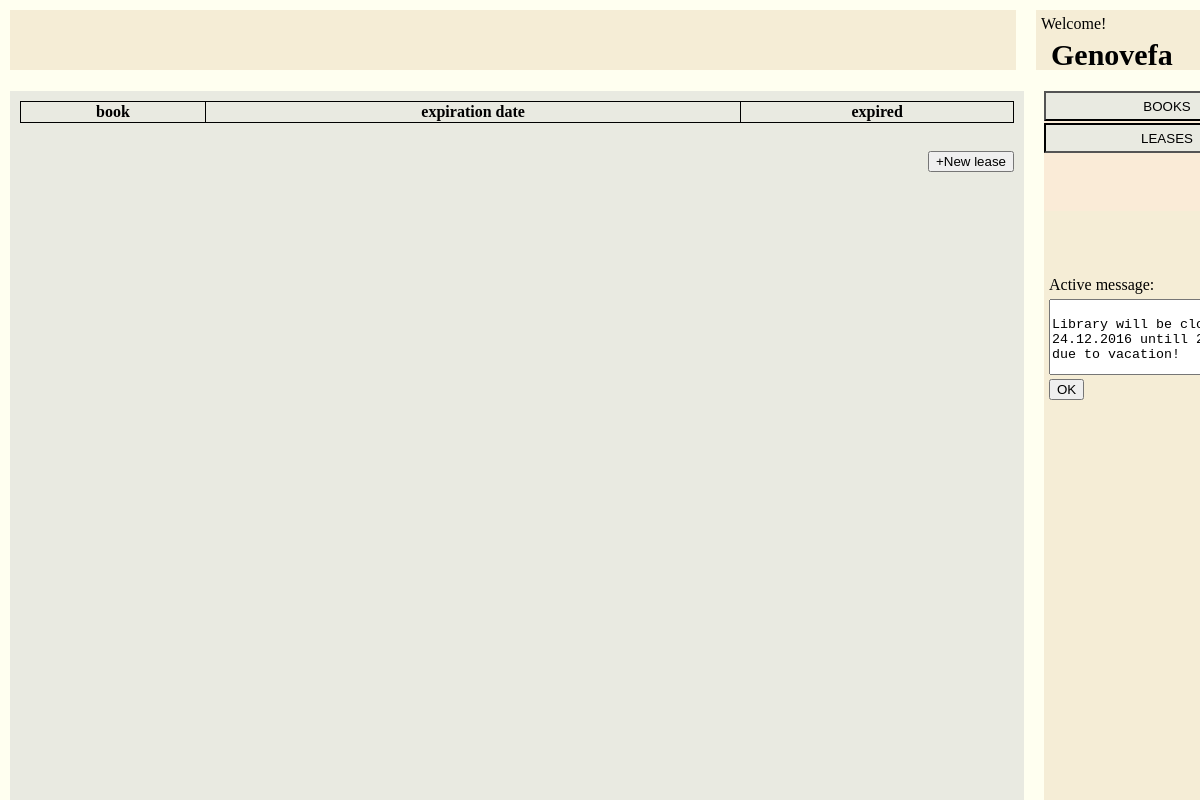
The app's page /library/leases/ (signed in), older data.
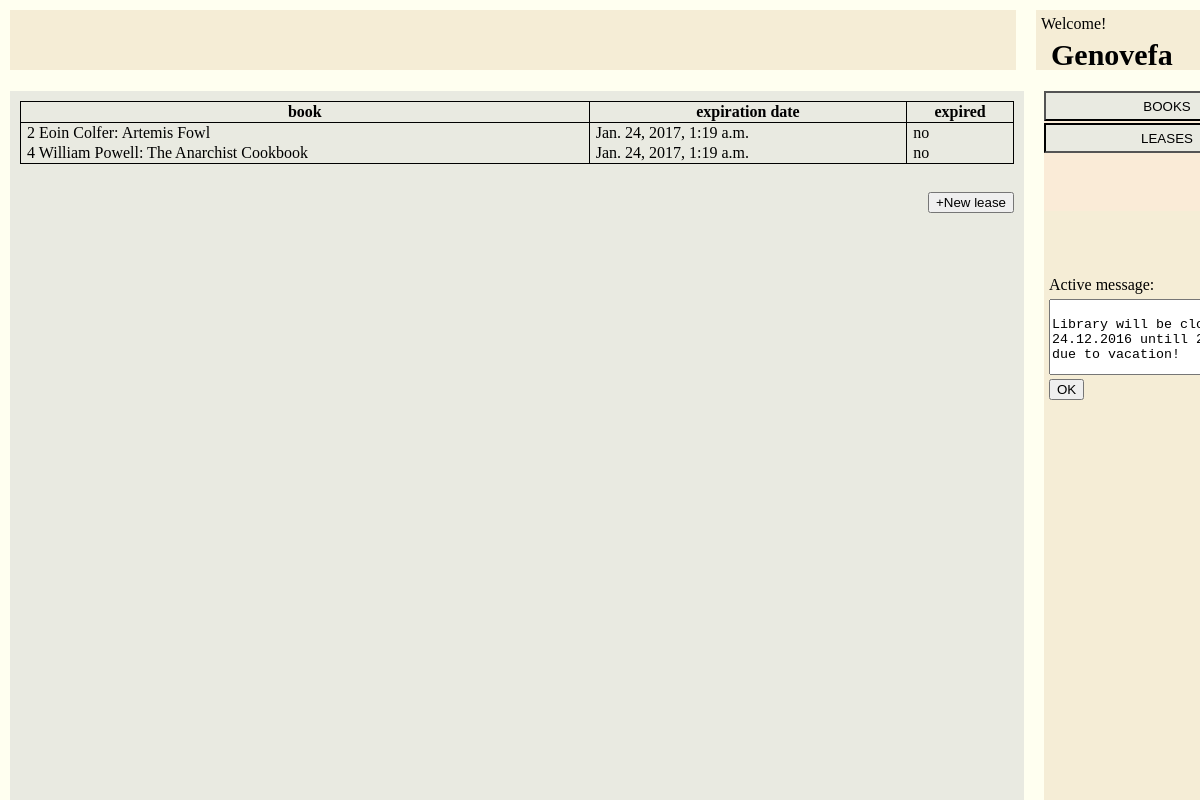
The same page, newer data.
### library/models.py (models this page shows, shortened)
class Lease(models.Model):
	user_id= models.ForeignKey(User,on_delete=models.CASCADE)
	book_id= models.ForeignKey(Book,on_delete=models.CASCADE)
	start_date= models.DateTimeField(default=datetime.now())
	expiration_date = models.DateTimeField(default=datetime.now() + timedelta(days=14))
	def is_expired(self):
		if self.expiration_date < timezone.now():
			return True
		else:
			return False

class Book(models.Model):
	title = models.CharField(max_length=100, null=False)
	added_date = models.DateTimeField(default=datetime.now())
	author = models.ForeignKey(Author,on_delete=models.SET_NULL,null=True)
	genre = models.CharField(max_length=10,null=True)
	available = models.BooleanField(default=True)

class Author(models.Model):
	firstName=models.CharField(max_length=100, null=False)
	lastName=models.CharField(max_length=100, null=False)
	def __str__(self):
		return self.firstName+' '+self.lastName

### library/views.py (the view)
# urls.py: url(r'leases/$',views.leases,name="leases"),
@login_required(login_url='/library/')
def leases(request):
	user=request.user
	if request.method=='GET':
		template=loader.get_template('leases.html')
		if user.groups.filter(name='Librarian').exists():
			leases_list = Lease.objects.all()
			role = 'Librarian'
		elif user.groups.filter(name='User').exists():
			leases_list=Lease.objects.filter(user_id=user)
			role= 'User'
		context = {
			"role": role,
			"leases_list": leases_list
		}
		return HttpResponse(template.render(context, request))

### library/templates/leases.html (shortened to what this page needs)
{% load static %}
<!DOCTYPE html>
<html>
<head>
	<link rel="stylesheet" type="text/css" href="{% static 'library/styles.css' %}">
</head>
<body>
<div id="div-top">
	<div class="fifthL" id="message-board-div">
	</div>
	<div class="fifthR" id="user-info-div">
		<div id="user-info">
			Welcome!<br>
			<h3>Genovefa</h3>
		</div>
	</div>
</div>
<div id="div-bottom">
	<div class="fifthL" id="content">
		<table>
			<tr>
				{% if role == 'Librarian' %}
					<th>ID</th>
					<th>user</th>
					<th>book</th>
					<th>start date</th>
					<th>expiration date</th>
					<th>active?</th>
				{% elif role == 'User' %}
					<th>book</th>
					<th>expiration date</th>
					<th>expired</th>
				{% endif %}
			</tr>
			{% if leases_list %}
				{% for lease in leases_list %}
					<tr {% if role == 'User' and lease.is_expired %} class="expired" {% endif %}>
						{% if role == 'Librarian' %}
							<td>{{lease.id}}</td>
							<td>{{lease.user_id.username}}: {{lease.user_id.first_name}} {{lease.user_id.last_name}}</td>
							<td>{{lease.book_id.id}} {{lease.book_id.author}}: {{lease.book_id.title}}</td>
							<td>{{lease.start_date}}</td>
							<td>{{lease.expiration_date}}</td>
							<td><input id="ls1" type="checkbox" {% if not lease.is_expired %}checked{% endif %}></td>
						{% elif role == 'User' %}
							<td>{{lease.book_id.id}} {{lease.book_id.author}}: {{lease.book_id.title}}</td>
							<td>{{lease.expiration_date}}</td>
							<td>{% if lease.is_expired %} yes {% else %} no {% endif %}</td>
						{% endif %}
					</tr>
				{% endfor %}
			{% endif %}
		</table>
        <br>
		<a onclick="return popitup('/library/leases/add')">
        	<button class="tableButton" id="newLeaseButton">+New lease</button>
		</a>
	</div>
	<div class="fifthR" id="sidebar">
		<div id="menu">
			<a href="../books">
				<button id="booksButton">BOOKS</button>
			</a>
			<a href="../leases">
				<button class="active" id="leasesButton">LEASES</button>
			</a>
		</div>
		<div id="side-boxes">
			<div id="active-message-div">
				Active message:<br>
				<textarea id="active-message">
							Library will be closed from 24.12.2016 untill 2.1.2017 due to vacation!
						</textarea>
				<button id="confirmActiveMessage">OK</button>
			</div>
		</div>
	</div>
</div>
</body>
</html>

### library/static/library/styles.css (style rules this page uses)
body { background-color: ivory; }
#div-top { position: fixed; top: 0px; left: 0px; margin: 10px; width: calc(100% - 20px); height: 7%; min-height: 60px; min-width: 1270px; }
#div-bottom { position: fixed; bottom: 0px; left: 0px; margin-left: 10px; margin-right: 10px; margin-top: 10px; width: calc(100% - 20px - 10px); height: calc(100% - 7% - 30px - 10px); max-height: calc(100% - 40px - 15px); min-width: 1270px; min-height: 230px; padding: 5px; }
#message-board-div { background-color: #f5edd6; word-wrap: break-word; }
div.fifthL { position: absolute; left: 0px; margin-right: 5px; height: 100%; width: calc(80% - 10px); }
div.fifthR { position: absolute; right: 0px; margin-left: 5px; background-color: #f5edd6; height: 100%; width: calc(20% - 10px); }
#content { background-color: #e9eae1; }
#user-info { position: absolute; top: 0px; left: 0px; margin-right: 2px; min-width: 40px; height: calc(100% - 10px); padding: 5px; }
#menu { position: absolute; top: 0px; left: 0px; height: 15%; min-height: 120px; width: 100%; background-color: antiquewhite; }
#menu>a>button { width: 100%; height: 25%; min-height: 30px; margin-bottom: 2px; background-color: #e9eae1; }
#side-boxes { position: absolute; bottom: 0px; left: 0px; height: calc(85% - 50px); width: 100%; max-height: calc(100% - 130px - 50px); }
#side-boxes>div { position: absolute; width: calc(100% - 10px); padding: 5px; min-height: 40px; }
#active-message { margin-top: 5px; width: calc(100% - 5px); height: 100%; min-height: 70px; }
h3 { font-size: 30px; margin-top: 5px; margin-left: 10px; }
table { margin: 10px; width: calc(100% - 20px); border: 1px solid black; border-collapse: collapse; }
th { border: 1px solid black; border-collapse: collapse; }
td { border-left: 1px solid black; border-collapse: collapse; text-indent: 5px; }
.tableButton { position: absolute; right: 10px; }
button.active { border-style:inset; }

Row changes from the older to the newer data that the page shows:
added Lease: book_id.id "2", book_id.author "Eoin Colfer", book_id "Artemis Fowl", expiration_date "Jan. 24, 2017, 1:19 a.m.", shows "no"
added Lease: book_id.id "4", book_id.author "William Powell", book_id "The Anarchist Cookbook", expiration_date "Jan. 24, 2017, 1:19 a.m.", shows "no"
